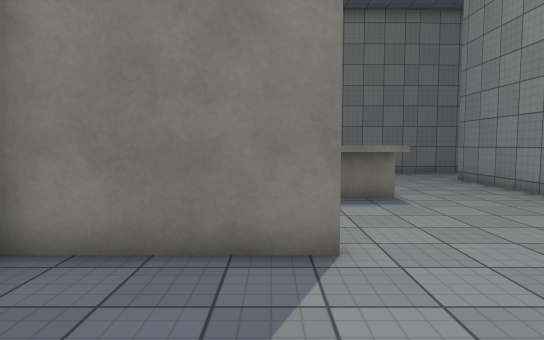
[1] (above)

13 first-person views from a walk through a 3-D level made in the Unity game engine. The camera is 1.4 m above the floor, tilts 4° down and sees 75° across. The floor is counted in squares, 1 m on a side. Each view is taken from the middle of a square. On the plan, view 1 faces up. The plan holds only what a view shows up to about 15 squares ahead; the rest is blank. Surface patterns are stand-ins for the level's own textures.

[2]
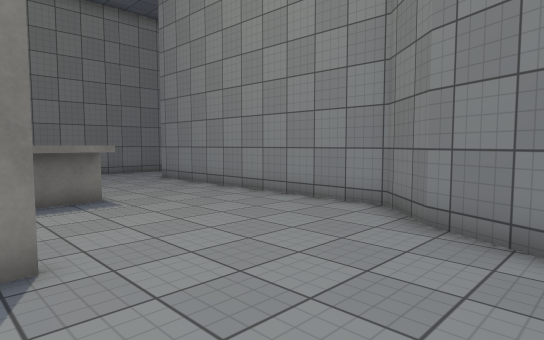

[3]
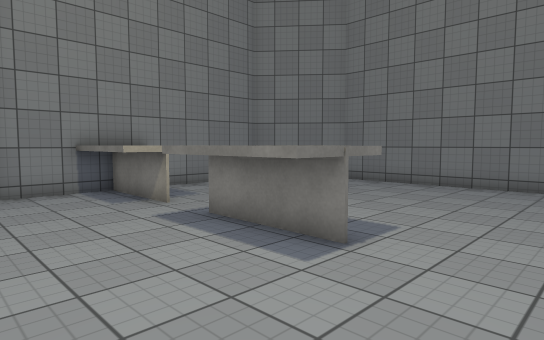

[4]
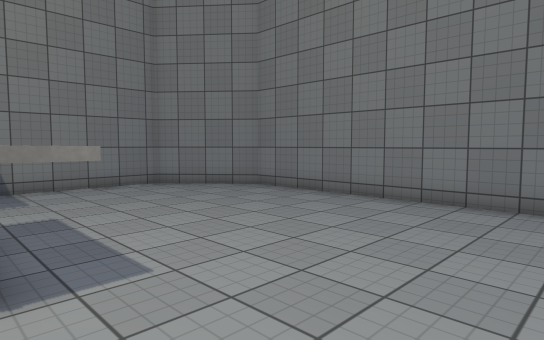

[5]
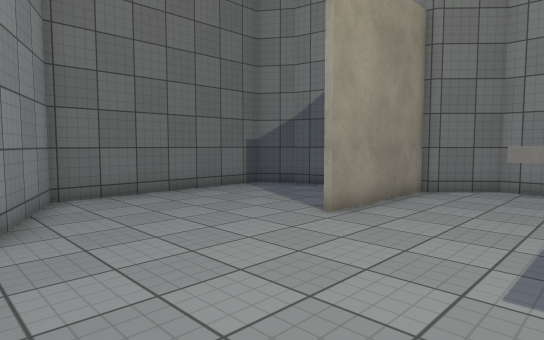

[6]
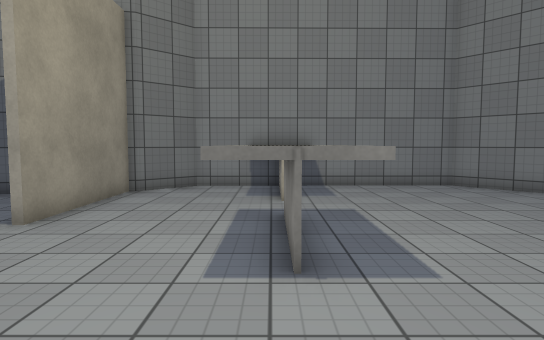

[7]
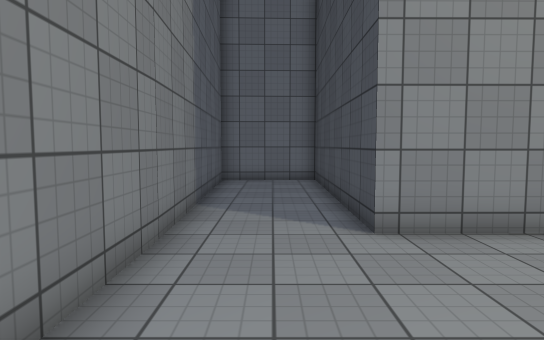

[8]
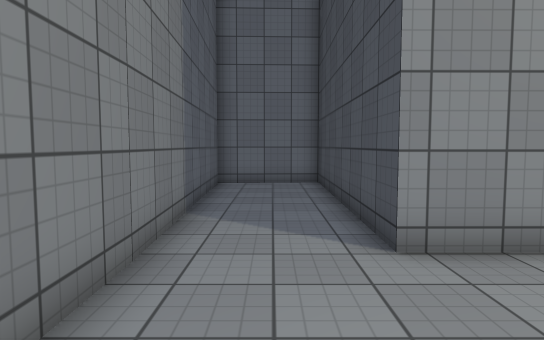

[9]
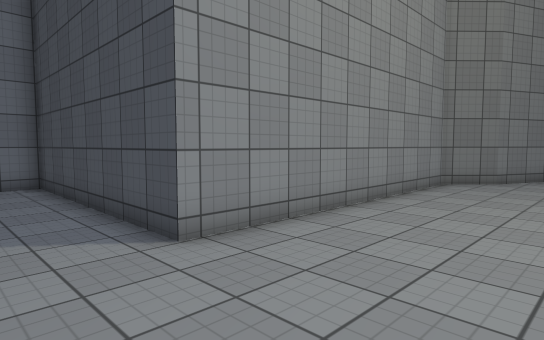

[10]
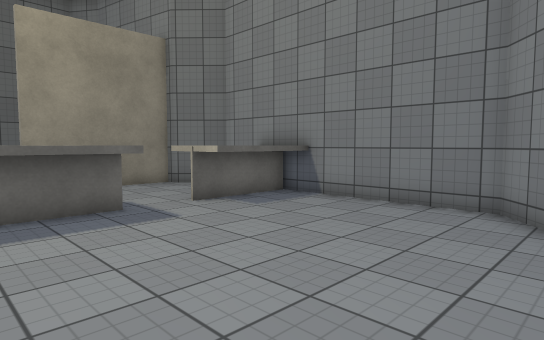

[11]
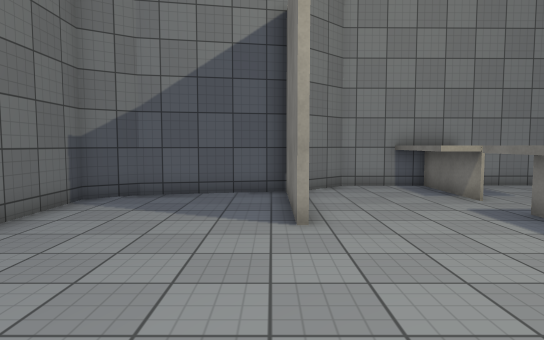

[12]
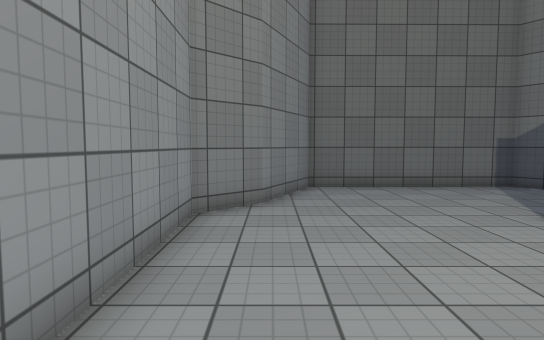

[13]
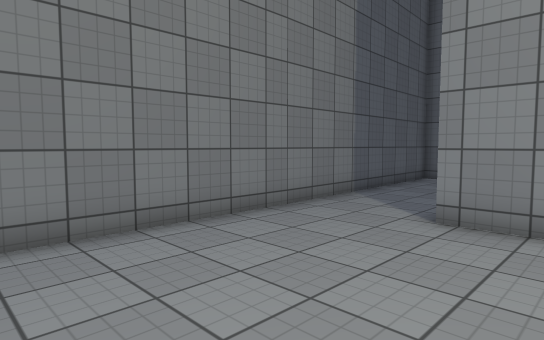

### Floor plan
Key: @ floor where view 1 was taken; # wall or solid block; . floor; ^ raised ledge.
Columns run from 5 left of view 1 to 16 right of it. Each row starts with its distance up from view 1.
 18   ####################
 17  ##..................#
 16 ##...................#
 15 #....................#
 14 #............#########
 13 #............#
 12 #............#
 11 #............#
 10 ^^^^.^^^^....#
  9 ^^^^.^^^^....#
  8 ^^^^.^^^^....#
  7 #............#
  6 #............#
  5 ######.......#
  4  #...........#
  3  #..........##
  2  ##........##
  1   #........#
  0   #..@....##
 -1   #########

Where each view was taken, in squares from view 1:
view 1: 0 up, 0 right, facing up
view 2: 0 up, 0 right, facing up-right
view 3: 5 up, 6 right, facing up-left
view 4: 9 up, 7 right, facing up-left
view 5: 9 up, 7 right, facing down-left
view 6: 9 up, 7 right, facing left
view 7: 16 up, 2 right, facing right
view 8: 16 up, 3 right, facing right
view 9: 17 up, 3 right, facing down-right
view 10: 17 up, 3 right, facing down-left
view 11: 4 up, 7 right, facing left
view 12: 11 up, 6 right, facing down
view 13: 12 up, 1 right, facing up-right
